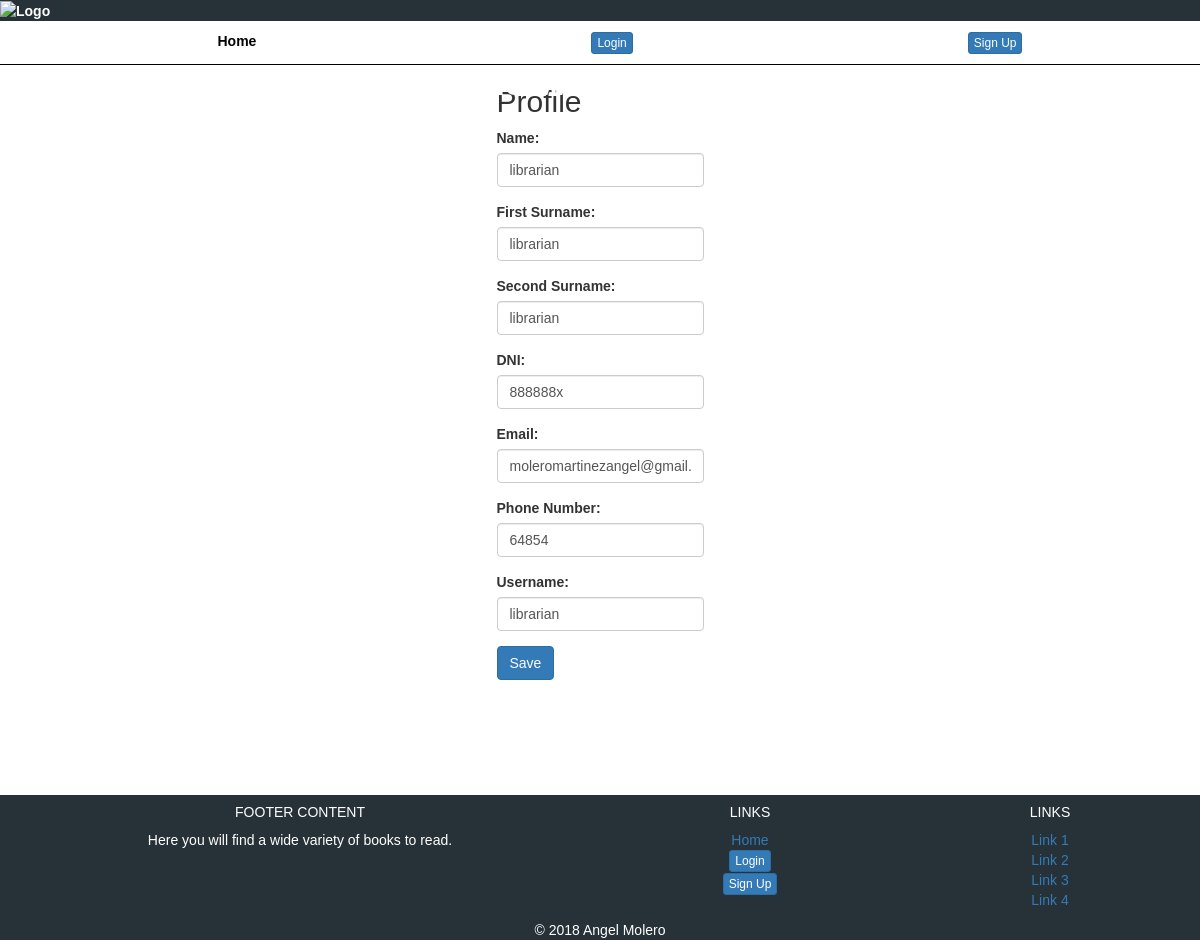
The app's page /profile/modifyuser.php?id=9, older data.
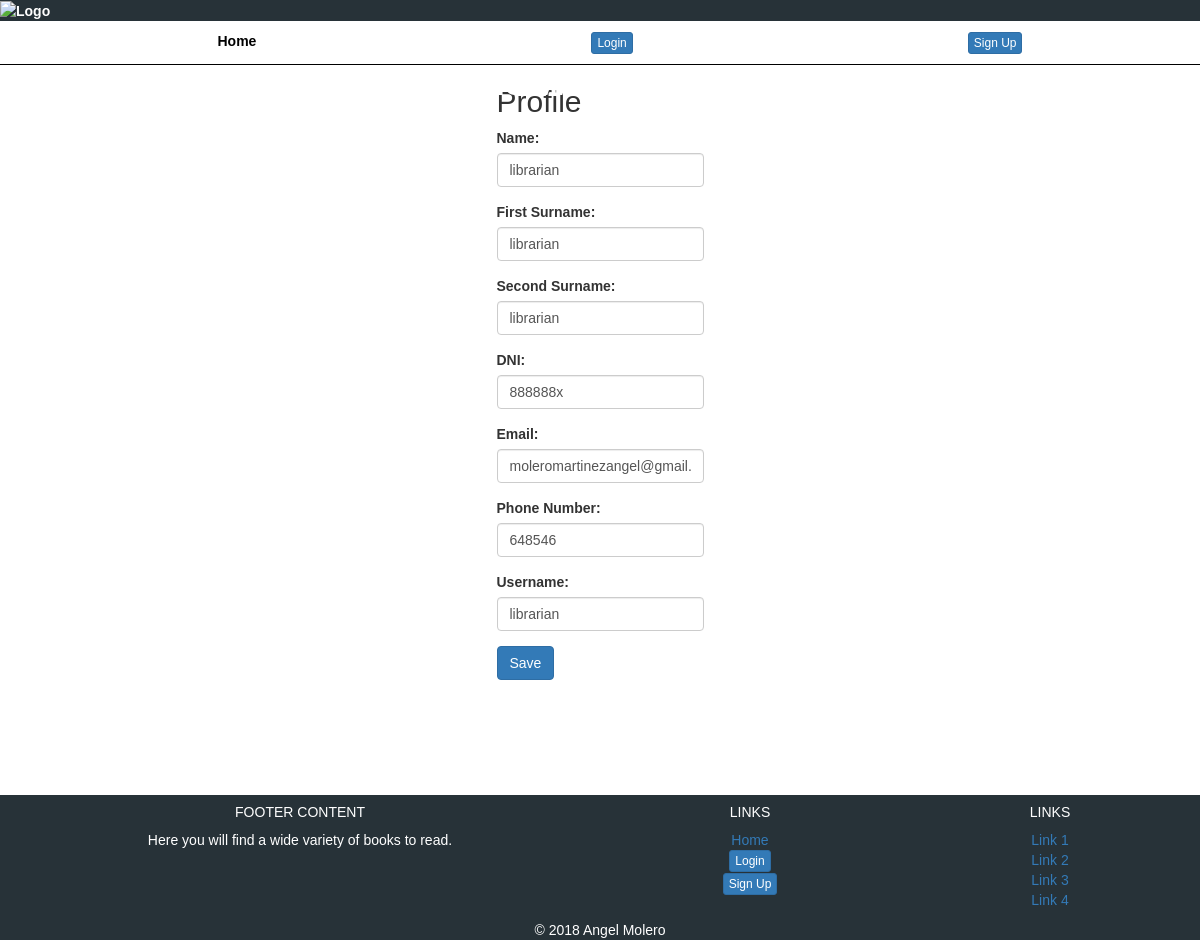
The same page, newer data.
### tables this page shows
CREATE TABLE `users` (
  `id` int(11) NOT NULL,
  `username` varchar(30) NOT NULL,
  `password` varchar(255) NOT NULL,
  `name_user` varchar(30) NOT NULL,
  `first_surname` varchar(30) NOT NULL,
  `second_surname` varchar(30) NOT NULL,
  `dni` varchar(9) NOT NULL,
  `email` varchar(50) NOT NULL,
  `phone_number` varchar(9) NOT NULL,
  `type_of_user` tinyint(4) NOT NULL DEFAULT '0'
);

### User.php (called while the page is built, shortened)
<?php
require_once 'BD/conexionBD.php';
class User {
    private $id;
    private $db;
    function __construct() {
        $this->db = BD::connect();
    }
    public function setId($id)
    {
        $this->id = $id;
    }
    function selectUser() {
        $sql = "select * from users where id = '{$this->id}'";
        $select = $this->db->query($sql);
        return $select;
    }
}

### BD/conexionBD.php (called while the page is built, shortened)
<?php
class BD {
    public static function connect(){
        $db = new mysqli(DB_SERVER, DB_USERNAME, DB_PASSWORD, DB_NAME);
        $db->query("SET NAMES 'utf8'");
        return $db;
    }
}
?>

### formularios/LabelInput.php (the view)
<?php
class LabelInput {
    private $name;
    private $nameLabel;
    private $type;
    private $value;
    private $anything;
    function __construct($name, $nameLabel,$type,$value, $anything) {
        $this->name = $name;
        $this->nameLabel = $nameLabel;
        $this->type = $type;
        $this->value = $value;
        $this->anything = $anything;
    }
    function __toString() {
        return "<div class='form-group'><label for='".$this->name."'> $this->nameLabel</label>"
            ."<input type='".$this->type."' name='".$this->name."' value='".$this->value."'$this->anything/></div>";
    }
}

### layout/header.php (shortened to what this page needs)
<!DOCTYPE html>
<html>
<head>
    <link rel="stylesheet" href="https://necolas.github.io/normalize.css/8.0.0/normalize.css"/>
    <link rel="stylesheet" href="https://maxcdn.bootstrapcdn.com/bootstrap/3.3.7/css/bootstrap.css">
    <link rel="stylesheet" type="text/css" href="<?=URL?>css/home.css"/>
    <link rel="stylesheet" type="text/css" href="<?=URL?>css/register.css"/>
</head>
<body>
    <header>
        <img id="log" src="<?=URL?>img/logo.png" alt="Logo" width="100px" height="100px"><div id="text">READING MAKES YOU WISER</div>
    </header>
    <nav>
        <ul>
            <li><a href="<?=URL?>index.php">Home</a></li>
            <?php if (!isset($_SESSION["login"])):?>
                <li><a class="btn btn-xs btn-primary" href="<?=URL?>login/login.php">Login</a></li>
                <li><a class="btn btn-xs btn-primary" href="<?=URL?>register/register.php">Sign Up</a></li>
            <?php endif;?>
        </ul>
    </nav>

### profile/modifyuser.php (shortened to what this page needs)
<?php
require_once "../layout/header.php";
require_once "../formularios/ClassForm.php";
require_once "../User.php";
    $users = new User();
    $users->setId($_GET['id']);
    $user1 = $users->selectUser();
    $user = $user1->fetch_object();
    $profile = new ClassForm("processProfile.php?id={$_GET['id']}","Save", "");
    $profile->addField("name","Name:","text",$user->name_user, "required class='form-control'");
    $profile->addField("surname1" ,"First Surname:","text", $user->first_surname, "required class='form-control'");
    $profile->addField("surname2","Second Surname:","text", $user->second_surname, "required class='form-control'");
    $profile->addField("dni","DNI:","text", $user->dni, "required class='form-control'");
    $profile->addField("email","Email:","email", $user->email, "required class='form-control'");
    $profile->addField("phone","Phone Number:","tel", $user->phone_number, "required class='form-control'");
    $profile->addField("username","Username:","text", $user->username, "required class='form-control'");
echo "<div class='wrapper'>";
echo "<div class='container'>";
    echo "<h2>Profile</h2>";
    $profile->displayForm();
echo "</div>";
echo "</div>";
require_once "../layout/footer.php";
?>

### formularios/ClassForm.php (shortened to what this page needs)
<?php
require_once("LabelInput.php");
class ClassForm {
    private $action;
    private $button;
    private $buttonReset;
    private $labelinput = [];
    function __construct($action, $button, $buttonReset) {
        $this->action = $action;
        $this->button = $button;
        $this->buttonReset = $buttonReset;
    }
    function addField($name, $nameLabel, $type, $value, $anything) {
        $this->labelinput[] = new Labelinput($name, $nameLabel, $type, $value, $anything);
    }
    function paintLabelInput() {
        foreach ($this->labelinput as $label) {
            echo $label;
        }
    }
    function displayForm() {
        echo "<form action='".$this->action."' method='POST'>";
            $this->paintLabelInput();
            echo "<div class='form-group'>";
                if ($this->buttonReset != "") {
                    echo "<input type='submit' value='" . $this->button . "' class='btn btn-primary'/>";
                    echo "<input type='reset' value='" . $this->buttonReset . "' class='btn btn-default'/>";
                } else if($this->button != ""){
                    echo "<input type='submit' value='" . $this->button . "' class='btn btn-primary'/>";
                }
            echo "</div>";
        echo "</form>";
    }
}

### layout/footer.php (shortened to what this page needs)
<footer class="page-footer font-small blue pt-4">
    <div class="container-fluid text-center text-md-left">
        <div class="row">
            <div class="col-md-6 mt-md-0 mt-3">
                <h5 class="text-uppercase">Footer Content</h5>
                <p>Here you will find a wide variety of books to read.</p>
            </div>
            <div class="col-md-3 mb-md-0 mb-3">
                <h5 class="text-uppercase">Links</h5>
                <ul class="list-unstyled">
                    <li><a href="<?=URL?>index.php">Home</a></li>
                    <?php if (!isset($_SESSION["login"])):?>
                        <li><a class="btn btn-xs btn-primary" href="<?=URL?>login/login.php">Login</a></li>
                        <li><a class="btn btn-xs btn-primary" href="<?=URL?>register/register.php">Sign Up</a></li>
                    <?php endif;?>
                </ul>
            </div>
            <div class="col-md-3 mb-md-0 mb-3">
                <h5 class="text-uppercase">Links</h5>
                <ul class="list-unstyled">
                    <li>
                        <a href="#!">Link 1</a>
                    </li>
                    <li>
                        <a href="#!">Link 2</a>
                    </li>
                    <li>
                        <a href="#!">Link 3</a>
                    </li>
                    <li>
                        <a href="#!">Link 4</a>
                    </li>
                </ul>
            </div>
        </div>
    </div>
    <div class="footer-copyright text-center py-3">© 2018 Angel Molero
    </div>
</footer>
    </body>
</html>

### css/home.css (style rules this page uses)
body { font-family: Arial, Helvetica, sans-serif; }
.wrapper { min-height: 75vh; }
nav { border-bottom: 1px solid black; width: auto; padding: 10px; }
nav ul { display:flex; justify-content: space-around; margin:0; list-style: none; }
nav ul li a { text-decoration: none; color: black; font-weight: bold; }
header { background: #273238; color: white; font-weight: bold; }
#text { text-align: center; position: absolute; top: 7%; left: 20%; right: 20%; font-size: 2em; }
#log { position: relative; }
footer { background: #273238; color: white; margin-top: 100px; }

### css/register.css (style rules this page uses)
.wrapper { display: flex; flex-direction: column; justify-content: center; }
.container { width: auto; }

Row changes from the older to the newer data that the page shows:
changed users "librarian": phone "64854" → "648546"
